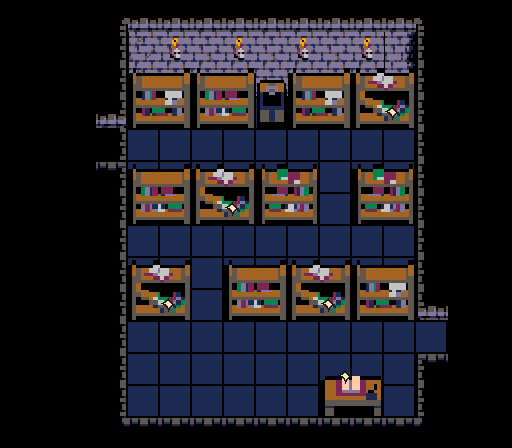

Rendered tile map (Tiled .tmx) drawn with the repository's tilesets; below, a short description and the map source with its tile grids summarised:
An orthogonal 16x14 tile map with 32x32 px tiles, 11 tile layers (Wall, Floor, Hide_Floor, Bookself, ...), 5 tilesets and 15 objects (2x corridor.tmx, 2x hidden_room.tmx).

<map version="1.10" tiledversion="1.12.1" orientation="orthogonal" renderorder="right-down" width="16" height="14" tilewidth="32" tileheight="32" infinite="0" nextlayerid="32" nextobjectid="82">
 <tileset firstgid="1" source="bookself.tsx" />
 <tileset firstgid="211" source="wall_paid.tsx" />
 <tileset firstgid="407" source="floor_paid.tsx" />
 <tileset firstgid="505" source="wallfloor.tsx" />
 <tileset firstgid="805" source="candle.tsx" />
 <layer id="1" name="Wall" width="16" height="14" locked="1">
  <data>[224 cells, 133 non-empty, 18 distinct tile ids]</data>
 </layer>
 <layer id="3" name="Floor" width="16" height="14" locked="1">
  <data>[224 cells, 92 non-empty, 2 distinct tile ids]</data>
 </layer>
 <layer id="15" name="Hide_Floor" width="16" height="14" locked="1">
  <data>[224 cells, 1 non-empty, 1 distinct tile ids]</data>
 </layer>
 <layer id="2" name="Bookself" width="16" height="14" locked="1">
  <data>[224 cells, 48 non-empty, 16 distinct tile ids]</data>
 </layer>
 <layer id="24" name="Chest_Close" width="16" height="14" locked="1">
  <data>[224 cells, 2 non-empty, 2 distinct tile ids]</data>
 </layer>
 <layer id="31" name="Chest_Open" width="16" height="14" locked="1">
  <data>[224 cells, 2 non-empty, 2 distinct tile ids]</data>
 </layer>
 <layer id="25" name="Table" width="16" height="14" locked="1">
  <data>[224 cells, 4 non-empty, 4 distinct tile ids]</data>
 </layer>
 <objectgroup id="11" name="Corridor_Chamber" locked="1">
  <object id="75" name="corridor.tmx" x="416" y="320" width="32" height="32" />
 </objectgroup>
 <objectgroup id="12" name="Wall_Collision" locked="1">
  <object id="45" x="117" y="21" width="11" height="406" />
  <object id="46" x="128" y="416" width="288" height="11" />
  <object id="48" x="416.667" y="23.3333" width="30.6667" height="297.333" />
  <object id="50" x="416" y="352" width="32" height="75" />
  <object id="81" x="445" y="320" width="3" height="32" />
 </objectgroup>
 <objectgroup id="13" name="Self_Collision" locked="1">
  <object id="56" x="128" y="96" width="288" height="32" />
  <object id="57" x="128" y="192" width="192" height="32" />
  <object id="60" x="352" y="192" width="64" height="32" />
  <object id="62" x="128" y="288" width="64" height="32" />
  <object id="63" x="224" y="288" width="192" height="32" />
  <object id="67" x="320" y="384" width="64" height="32" />
 </objectgroup>
 <objectgroup id="26" name="Hidden_room_Chamber" locked="1">
  <object id="79" name="hidden_room.tmx" x="96" y="128" width="32" height="32" />
 </objectgroup>
 <objectgroup id="14" name="SpawnPoints" locked="1">
  <object id="76" name="corridor.tmx" x="423" y="341">
   <point />
  </object>
  <object id="78" name="hidden_room.tmx" x="150.765" y="152.384">
   <point />
  </object>
 </objectgroup>
 <layer id="27" name="Interact_Point" width="16" height="14" locked="1">
  <data>[224 cells, 5 non-empty, 2 distinct tile ids]</data>
 </layer>
 <layer id="28" name="Candle_Off" width="16" height="14" locked="1">
  <data>[224 cells, 7 non-empty, 7 distinct tile ids]</data>
 </layer>
 <layer id="29" name="Candle_On_1" width="16" height="14" locked="1">
  <data>[224 cells, 4 non-empty, 4 distinct tile ids]</data>
 </layer>
 <layer id="30" name="Candle_On_2" width="16" height="14" locked="1">
  <data>[224 cells, 4 non-empty, 4 distinct tile ids]</data>
 </layer>
</map>
